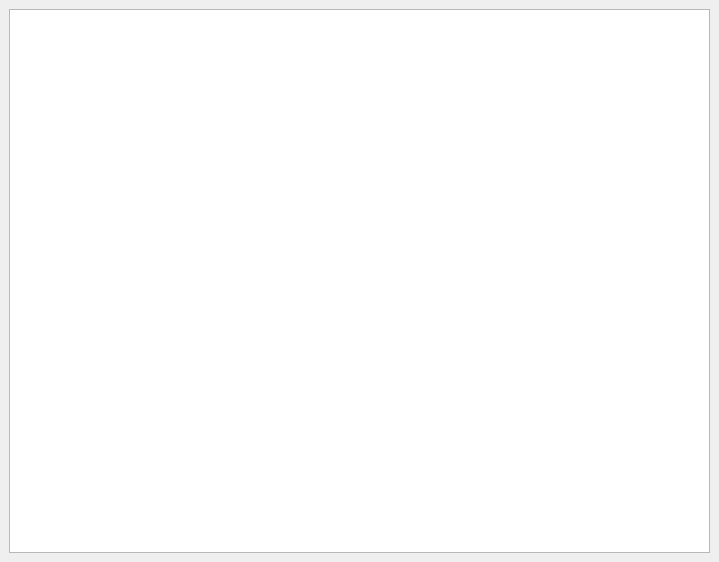
<?xml version="1.0" encoding="UTF-8"?>
<ui version="4.0">
 <class>ImageDockWidget</class>
 <widget class="QDockWidget" name="ImageDockWidget">
  <property name="geometry">
   <rect>
    <x>0</x>
    <y>0</y>
    <width>719</width>
    <height>562</height>
   </rect>
  </property>
  <property name="windowTitle">
   <string>D&amp;ockWidget</string>
  </property>
  <widget class="QWidget" name="dockWidgetContents">
   <layout class="QVBoxLayout" name="verticalLayout">
    <item>
     <widget class="InteractiveGraphicsView" name="graphicsView"/>
    </item>
   </layout>
  </widget>
 </widget>
 <customwidgets>
  <customwidget>
   <class>InteractiveGraphicsView</class>
   <extends>QGraphicsView</extends>
   <header>interactivegraphicsview.h</header>
  </customwidget>
 </customwidgets>
 <resources/>
 <connections/>
</ui>
